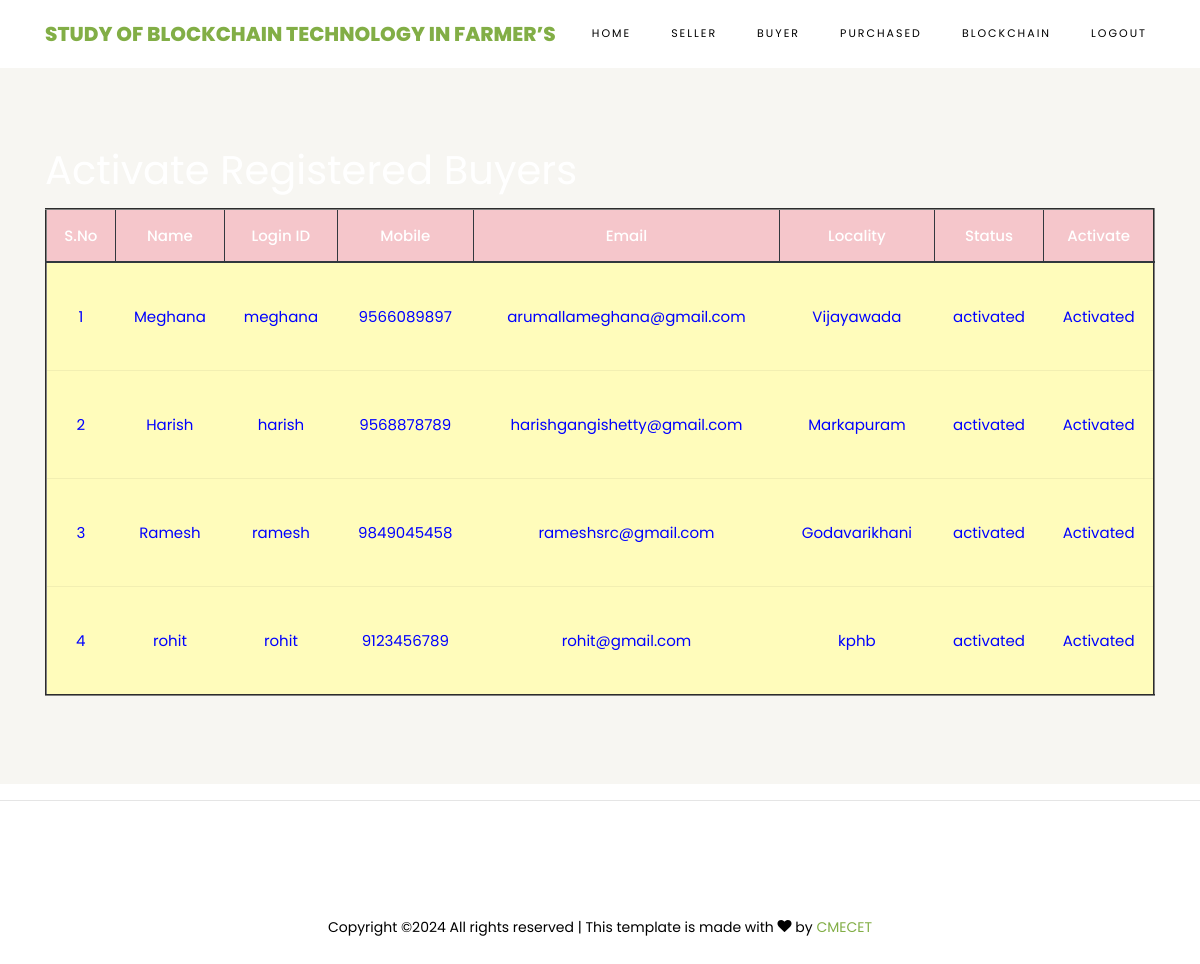
Page /ViewBuyersRegisteredUsers/ on the committed database.
### buyers/models.py (models this page shows, shortened)
class BuyerUserRegistrationModel(models.Model):
    name = models.CharField(max_length=100)
    loginid = models.CharField(unique=True, max_length=100)
    password = models.CharField(max_length=100)
    mobile = models.CharField(unique=True, max_length=100)
    email = models.CharField(unique=True, max_length=100)
    locality = models.CharField(max_length=100)
    address = models.CharField(max_length=1000)
    city = models.CharField(max_length=100)
    state = models.CharField(max_length=100)
    status = models.CharField(max_length=100)
    class Meta:
        db_table = 'BuyersRegistrations'

### admins/views.py (the view)
# urls.py: path("ViewBuyersRegisteredUsers/", admins.ViewBuyersRegisteredUsers, name="ViewBuyersRegisteredUsers"),
def ViewBuyersRegisteredUsers(request):
    data = BuyerUserRegistrationModel.objects.all()
    return render(request, 'admins/BuyersRegisteredUsers.html', {'data': data})

### assets/templates/admins/BuyersRegisteredUsers.html
{%extends 'admins/adminbase.html'%}
{%load static%}
{%block contents%}
<section class="ftco-section ftco-no-pt ftco-no-pb py-5 bg-light">
    <div class="container py-4">
        <div class="row d-flex justify-content-center py-5">
            <div class="col-md-12">
 <h1><font color="WHITE"> Activate Registered Buyers</font></h1>
                                         <table border="2px" class="table table-hover table-dark">
                    <thead>
                    <tr class="table-danger">
                        <th scope="col">S.No</th>
                        <th scope="col">Name</th>
                        <th scope="col">Login ID</th>
                        <th scope="col">Mobile</th>
                        <th scope="col">Email</th>
                        <th scope="col">Locality</th>
                        <th scope="col">Status</th>
                        <th scope="col">Activate</th>
                    </tr>
                    </thead>
                    <tbody>
                    {% for i in data %}
                    <tr scope="row" style="color: BLUE; background-color:#FFFCBB">
                        <td>{{forloop.counter}}</td>
                        <td>{{i.name}}</td>
                        <td>{{i.loginid}}</td>
                        <td>{{i.mobile}}</td>
                        <td>{{i.email}}</td>
                        <td>{{i.locality}}</td>
                        <td>{{i.status}}</td>
                        {% if i.status == 'waiting' %}
                        <td><a class="btn-link" href="/AdminActivaBuyerssUsers/?uid={{ i.id }}"
                               style="color:DARKBLUE">Activate</a></td>
                        {% else %}
                        <td> Activated</td>
                        {% endif %}
                    </tr>
                    {% endfor %}
                    </tbody>
                </table>
            </div>
        </div>
    </div>
</section>
{%endblock%}

### rows in the picture
BuyerUserRegistrationModel: name "Meghana", loginid "meghana", mobile "9566089897", email "arumallameghana@gmail.com", locality "Vijayawada", status "activated", shows "Activated"
BuyerUserRegistrationModel: name "Harish", loginid "harish", mobile "9568878789", email "harishgangishetty@gmail.com", locality "Markapuram", status "activated", shows "Activated"
BuyerUserRegistrationModel: name "Ramesh", loginid "ramesh", mobile "9849045458", email "rameshsrc@gmail.com", locality "Godavarikhani", status "activated", shows "Activated"
BuyerUserRegistrationModel: name "rohit", loginid "rohit", mobile "9123456789", email "rohit@gmail.com", locality "kphb", status "activated", shows "Activated"
